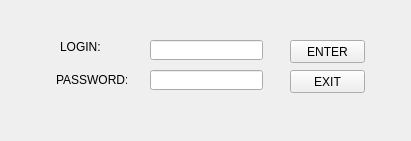
<?xml version="1.0" encoding="UTF-8"?>
<ui version="4.0">
 <class>Form</class>
 <widget class="QWidget" name="Form">
  <property name="geometry">
   <rect>
    <x>0</x>
    <y>0</y>
    <width>411</width>
    <height>141</height>
   </rect>
  </property>
  <property name="contextMenuPolicy">
   <enum>Qt::DefaultContextMenu</enum>
  </property>
  <property name="windowTitle">
   <string>Form</string>
  </property>
  <widget class="QLineEdit" name="lineEdit">
   <property name="geometry">
    <rect>
     <x>150</x>
     <y>40</y>
     <width>113</width>
     <height>20</height>
    </rect>
   </property>
  </widget>
  <widget class="QPushButton" name="pushButton_2">
   <property name="geometry">
    <rect>
     <x>290</x>
     <y>40</y>
     <width>75</width>
     <height>23</height>
    </rect>
   </property>
   <property name="text">
    <string>ENTER</string>
   </property>
  </widget>
  <widget class="QLabel" name="label">
   <property name="geometry">
    <rect>
     <x>60</x>
     <y>40</y>
     <width>47</width>
     <height>13</height>
    </rect>
   </property>
   <property name="text">
    <string>LOGIN:</string>
   </property>
  </widget>
  <widget class="QLineEdit" name="lineEdit_2">
   <property name="geometry">
    <rect>
     <x>150</x>
     <y>70</y>
     <width>113</width>
     <height>20</height>
    </rect>
   </property>
  </widget>
  <widget class="QLabel" name="label_2">
   <property name="geometry">
    <rect>
     <x>56</x>
     <y>70</y>
     <width>71</width>
     <height>20</height>
    </rect>
   </property>
   <property name="text">
    <string>PASSWORD:</string>
   </property>
  </widget>
  <widget class="QPushButton" name="pushButton_3">
   <property name="geometry">
    <rect>
     <x>290</x>
     <y>70</y>
     <width>75</width>
     <height>23</height>
    </rect>
   </property>
   <property name="text">
    <string>EXIT</string>
   </property>
  </widget>
 </widget>
 <resources/>
 <connections/>
</ui>
